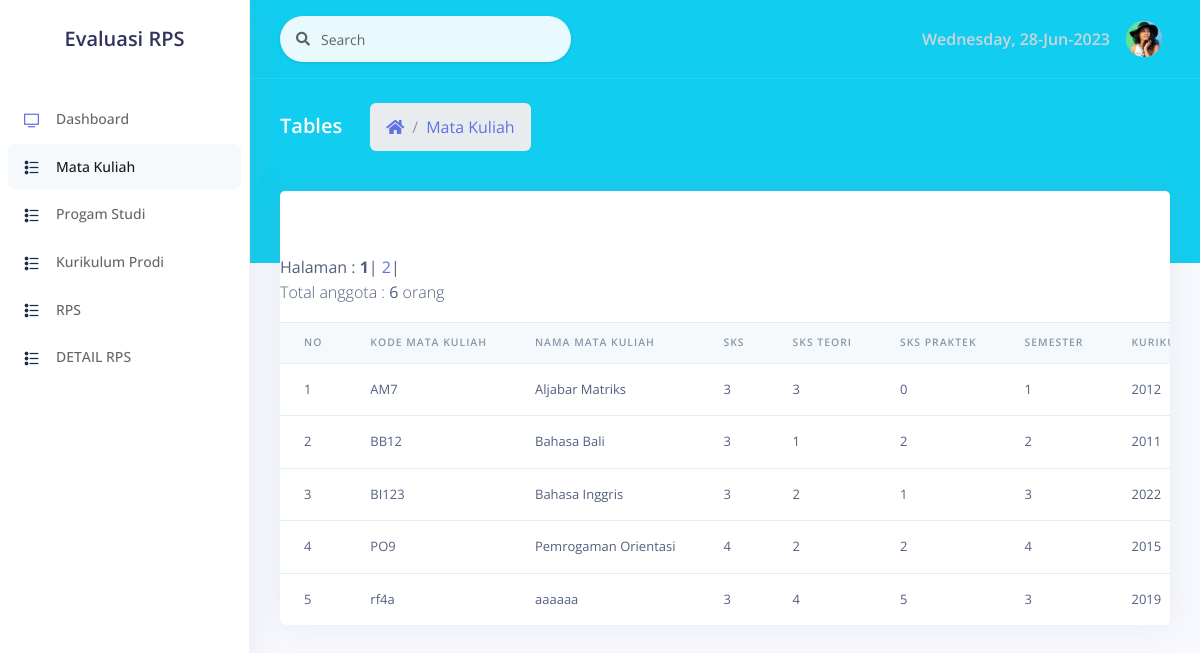
Screenshot of /examples/matakuliah/matakuliah2.php with the database file from the repository.
### tables this page shows
CREATE TABLE `matakuliah` (
  `kodemk` varchar(15) NOT NULL,
  `namamk` varchar(100) DEFAULT NULL,
  `sks` int(11) DEFAULT NULL,
  `sksteori` int(11) DEFAULT NULL,
  `skspraktek` int(11) DEFAULT NULL,
  `semester` int(11) DEFAULT NULL,
  `kurikulum` varchar(25) NOT NULL
);

### examples/matakuliah/matakuliah2.php (the view, shortened to what this page needs)
<!DOCTYPE html>
<html>
<head>
  <link rel="stylesheet" href="../../assets/vendor/nucleo/css/nucleo.css" type="text/css">
  <link rel="stylesheet" href="../../assets/vendor/@fortawesome/fontawesome-free/css/all.min.css" type="text/css">
  <link rel="stylesheet" href="../../assets/css/argon.css?v=1.2.0" type="text/css">
</head>
<body>
  <nav class="sidenav navbar navbar-vertical  fixed-left  navbar-expand-xs navbar-light bg-white" id="sidenav-main">
    <div class="scrollbar-inner">
      <div class="sidenav-header  align-items-center">
        <a class="navbar-brand" href="javascript:void(0)">
      <h2>Evaluasi RPS</h2>
        </a>
      </div>
      <div class="navbar-inner">
        <div class="collapse navbar-collapse" id="sidenav-collapse-main">
          <ul class="navbar-nav">
            <li class="nav-item">
              <a class="nav-link" href="../../mahasiswa/profile.php">
                <i class="ni ni-tv-2 text-primary"></i>
                <span class="nav-link-text">Dashboard</span>
              </a>
            </li>
            <li class="nav-item">
              <a class="nav-link active" href="../matakuliah/matakuliah2.php">
                <i class="ni ni-bullet-list-67 text-default"></i>
                <span class="nav-link-text">Mata Kuliah</span>
              </a>
            </li>
            <li class="nav-item">
              <a class="nav-link" href="../progamstudi/programstudi2.php">
                <i class="ni ni-bullet-list-67 text-default"></i>
                <span class="nav-link-text">Progam Studi</span>
              </a>
            </li>
            <li class="nav-item">
              <a class="nav-link" href="../kurikulumprodi/kurikulumprodi2.php">
                <i class="ni ni-bullet-list-67 text-default"></i>
                <span class="nav-link-text">Kurikulum Prodi</span>
              </a>
            </li>
            <li class="nav-item">
              <a class="nav-link" href="../rps/rps2.php">
                <i class="ni ni-bullet-list-67 text-default"></i>
                <span class="nav-link-text">RPS</span>
              </a>
            </li>
            <li class="nav-item">
              <a class="nav-link" href="../rpsdetail/rpsdetail2.php">
                <i class="ni ni-bullet-list-67 text-default"></i>
                <span class="nav-link-text"> DETAIL RPS</span>
              </a>
            </li>
          </ul>
        </div>
      </div>
    </div>
  </nav>
  <div class="main-content" id="panel">
    <nav class="navbar navbar-top navbar-expand navbar-dark bg-info border-bottom">
      <div class="container-fluid">
        <div class="collapse navbar-collapse" id="navbarSupportedContent">
          <form class="navbar-search navbar-search-light form-inline mr-sm-3" id="navbar-search-main">
            <div class="form-group mb-0">
              <div class="input-group input-group-alternative input-group-merge">
                <div class="input-group-prepend">
                  <span class="input-group-text"><i class="fas fa-search"></i></span>
                </div>
                <input class="form-control" placeholder="Search" type="text">
              </div>
            </div>
          </form>
          <ul class="navbar-nav align-items-center  ml-md-auto ">
            <li class="nav-item dropdown">
              <span class="text-light font-weight-bold"><?php echo Date("l, d-M-Y") ?></span>
            </li>
          <ul class="navbar-nav align-items-center  ml-auto ml-md-0 ">
            <li class="nav-item dropdown">
              <a class="nav-link pr-0" href="#" role="button" data-toggle="dropdown" aria-haspopup="true" aria-expanded="false">
                <div class="media align-items-center">
                  <span class="avatar avatar-sm rounded-circle">
                    <img alt="Image placeholder" src="../../assets/img/theme/team-4.jpg">
                  </span>
                </div>
              </a>
            </li>
          </ul>
        </div>
      </div>
    </nav>
    <div class="header bg-info pb-6">
      <div class="container-fluid">
        <div class="header-body">
          <div class="row align-items-center py-4">
            <div class="col-lg-6 col-7">
              <h6 class="h2 text-white d-inline-block mb-0">Tables</h6>
              <nav aria-label="breadcrumb" class="d-none d-md-inline-block ml-md-4">
                <ol class="breadcrumb breadcrumb-links breadcrumb-dark">
                  <li class="breadcrumb-item"><a href="../../index.php"><i class="fas fa-home"></i></a></li>
                  <li class="breadcrumb-item"><a href="#">Mata Kuliah</a></li>
                </ol>
              </nav>
            </div>
          </div>
        </div>
      </div>
    </div>
    <div class="container-fluid mt--6">
      <div class="row">
        <div class="col">
          <div class="card">
            <div class="card-header border-0">
            </div>
            <div class="table-responsive">
              <table class="table align-items-center table-flush">
                <thead class="thead-light">
                  <tr>
                    <th scope="col" class="sort" data-sort="name">No</th>
                    <th scope="col" class="sort" data-sort="budget">Kode Mata Kuliah</th>
                    <th scope="col" class="sort" data-sort="status">Nama Mata Kuliah</th>
                    <th scope="col">SKS</th>
                    <th scope="col" class="sort" data-sort="status">SKS Teori</th>
                    <th scope="col" class="sort" data-sort="status">SKS Praktek</th>
                    <th scope="col" class="sort" data-sort="status">Semester</th>
                    <th scope="col" class="sort" data-sort="status">Kurikulum</th>
                  </tr>
                </thead>
                <tbody class="list">
                   <?php
            include 'konek3.php';
            $no   = 1;
            $batas   = 5;
            $halaman = @$_GET['halaman'];
            if(empty($halaman)) {
                $posisi  = 0;
                $halaman = 1;
            } else {
                $posisi  = ($halaman-1) * $batas;
            }
            $query2      = mysqli_query($koneksi, "SELECT * FROM    matakuliah");
            $jmldata    = mysqli_num_rows($query2);
            $jmlhalaman = ceil($jmldata/$batas);
            echo "<br> Halaman : ";
            for($i=1; $i<=$jmlhalaman; $i++)
                if ($i != $halaman) {
                    echo " <a href=\"matakuliah2.php?halaman=$i\">$i</a> | ";
                } else {
                    echo "<b>$i</b> | ";
                }
            echo "<p>Total anggota : <b>$jmldata</b> orang</p>";
            $query = "SELECT * FROM matakuliah  LIMIT $posisi,$batas";
            $data = mysqli_query($koneksi, $query);
            while ($d = mysqli_fetch_array($data)) {
        ?>
        <tr>
            <td><?php echo $no++; ?></td>
            <td><?php echo $d['kodemk']; ?></td>
            <td><?php echo $d['namamk']; ?></td>
            <td><?php echo $d['sks']; ?></td>
            <td><?php echo $d['sksteori']; ?></td>
            <td><?php echo $d['skspraktek']; ?></td>
            <td><?php echo $d['semester']; ?></td>
            <td><?php echo $d['kurikulum']; ?></td>
            </tr>
        <?php
            }
        ?>
                </tbody>
              </table>
            </div>
          </div>
        </div>
      </div>
</body>
</html>

### rows the page displays
matakuliah: kodemk "AM7", namamk "Aljabar Matriks", sks "3", sksteori "3", skspraktek "0", semester "1", kurikulum "2012"
matakuliah: kodemk "BB12", namamk "Bahasa Bali", sks "3", sksteori "1", skspraktek "2", semester "2", kurikulum "2011"
matakuliah: kodemk "BI123", namamk "Bahasa Inggris", sks "3", sksteori "2", skspraktek "1", semester "3", kurikulum "2022"
matakuliah: kodemk "PO9", namamk "Pemrogaman Orientasi", sks "4", sksteori "2", skspraktek "2", semester "4", kurikulum "2015"
matakuliah: kodemk "rf4a", namamk "aaaaaa", sks "3", sksteori "4", skspraktek "5", semester "3", kurikulum "2019"

### other values shown
Date("l, d-M-Y") "Wednesday, 28-Jun-2023"
$jmldata "6"
